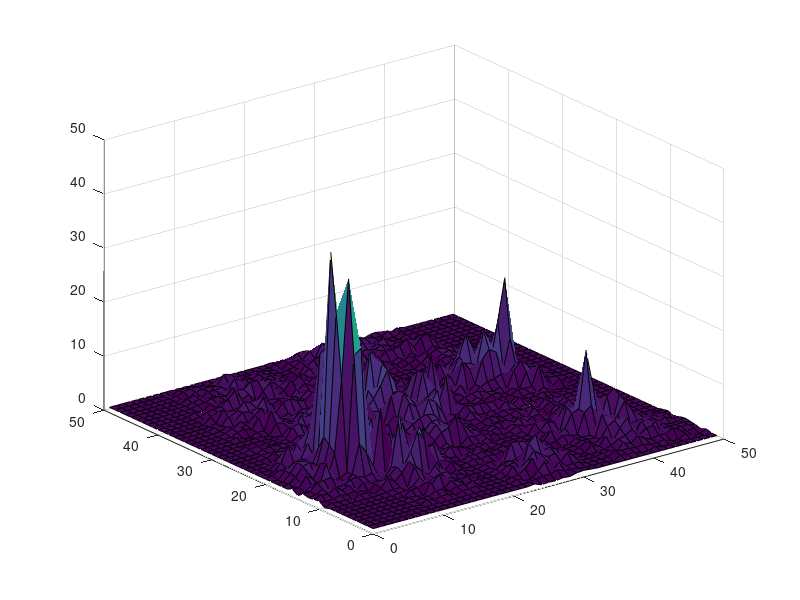

MATLAB code for this plot:
[x,y] = meshgrid(0:1:49,0:1:49);
z = [1.0 1.0 1.0 1.0 1.0 1.0 1.0 1.0 1.0 1.0 1.0 1.0 1.0 1.0 1.0 1.0 1.0 1.0 1.0 1.0 1.0 1.0 1.0 1.1608814119172162 0.6762200868978244 0.7883534429492869 0.7018735368441684 0.9056815133474999 0.7834518347156318 1.106606830459603 1.226994172488089 1.1107521584001243 1.0 1.0 1.0 1.0 1.0 1.0 1.0 1.0 1.0 1.0 1.0 1.0 1.0 1.0 1.0 1.0 1.0 1.0 ;
1.0 1.0 1.0 1.0 1.0 1.0 1.0 1.0 1.0 1.0 1.0 1.0 1.0 1.0 1.0 1.0 1.0 1.0 1.0 1.0 1.0 1.0 1.0 1.110643625572833 1.307484607376302 1.537313813279624 1.4991645460605725 1.9468105269637004 1.4508726792838615 1.323984284600515 1.215940209197498 1.0213809559231828 1.0 1.0 1.0 0.7206293850052448 1.5073667623896356 1.2329137060368751 1.3869817467153764 0.883490771316293 0.9531908439964116 1.3389111382214172 1.0 1.0 1.0 1.0 1.0 1.0 1.0 1.0 ;
1.0 1.0 1.0 1.0 1.0 1.0 1.0 1.0 1.0 1.0 1.0 1.0 1.0 1.0 1.0 1.0 1.0 1.0 1.0 1.0 1.0 1.0 1.4328908122230426 0.9425896241941176 0.6838799631090693 2.0520216578402737 3.2546860969055786 1.0083869031583044 2.63373192619033 1.4693631400506872 1.6466784731540094 1.506241083208544 1.0 1.0 1.0 1.1193400821289963 1.841702269447498 1.583565599330649 1.6156335256601901 1.3769455273854092 1.635488943441394 1.2704573653438678 1.1696160824792572 1.473135909274959 0.7815171755293016 0.7481350139225823 1.5473095249795865 0.6882438389449143 0.7728347050230184 1.310488673872217 ;
1.0 1.0 1.0 1.0 1.0 1.0 1.0 1.0 1.0 0.7739262645266527 1.4778319459761649 1.0916142209765654 1.3518700983957213 1.5006618342420324 0.8243065595424071 1.330407388789333 1.3825407901182145 1.5114462768920816 1.0 1.0 1.0 1.0 1.3561726044444133 1.523404012413218 2.3449567582208415 3.891805284798542 2.0162981587690214 2.840457743610564 1.7634286869414493 1.8908643451465044 3.094994339312713 2.0908957990311245 1.0 1.0 1.0 1.3625626269552633 1.3978734541495543 0.9804549611275221 2.1904829522685634 1.7075586532442335 2.743350919498178 1.9360423127905892 1.420335049013766 1.8893377452653386 1.700437668111113 2.527005445173223 1.7415741122887607 1.1683778100467064 1.378070167094994 0.8877390474349438 ;
1.0 1.0 1.0 1.0 1.0 1.0 1.0 1.0 1.0 1.1309154803516828 1.3401970541531854 1.3599544149790392 1.9357111085323462 1.958280260984664 1.1284407568895247 1.7592647478758054 1.7750439948880612 0.9345254925195399 1.0 1.0 1.0 1.0 1.0252202277090845 2.6503890985347924 1.8489722354099463 3.0021278203463653 4.4133514723349805 3.4422013715586433 2.5590019572335216 2.953375083788334 1.5792916628566969 2.28631812353931 1.0 1.0 1.0 0.9960696181192924 1.2411134398722485 1.5106088621547364 2.3749266772155715 2.692171010652457 3.5121423289117 2.1292981322584246 3.069413369788385 3.1109632479688676 1.7870852677425113 1.2672878332639304 1.5574491385358198 1.5658394885021094 1.664929911587627 1.1809868059613673 ;
1.0 1.0 1.0 1.0 1.0 1.0 1.0 1.0 1.0 1.323193479831063 1.2616314363932424 0.7673929112845452 3.154003710304191 1.8404838180510485 1.2529390769258246 2.4670331528209304 1.86906262789145 0.968294976052769 1.1410128014244068 1.1646248784677857 1.0 1.0 1.5311863387794111 2.297297207822476 2.546627728361675 1.0438948806963482 5.36668555099038 6.65339835940572 3.352429743403941 3.575465702092286 2.8051216069937284 1.4374019734768508 1.0 1.0 0.7639482424422425 1.9379587440157713 1.2340459552614613 2.7903138348829053 1.5284491382615584 3.622676137520437 5.178539708766877 1.272533120492038 3.8267912571934386 1.5470073368721389 3.141059162020119 1.3844003086364227 1.4783492633189201 1.4390493591180515 1.5291676461343442 1.3619011161662673 ;
1.0 1.0 1.0 1.0 1.0 1.0 1.0 1.0 1.0 0.9646144170349199 1.9602707312676593 1.9191681105232128 2.479642332576189 1.9201522196523861 3.4482255552082433 2.324219171130133 2.060992117717239 1.365422322575379 1.5877927299286982 0.7523829217794995 1.0 1.0 1.4928741923141506 1.9782580303563948 2.3575167288597205 2.2599103480592313 3.3423172313899605 3.2716795809248556 2.929159536144164 2.1668761627058606 2.559577125408263 1.2766095998320572 1.0 1.0 1.2986188813882507 2.1660854314891305 1.239218122576212 1.8311465691686748 3.759378864059945 4.645940161615979 2.7618334132656552 1.7058534813699835 1.8467084872215775 3.395822275939836 2.1243363038470737 1.2929331976765912 1.6003906698821924 1.1581880071645414 1.3218354751308348 1.5163807139181582 ;
1.0 1.0 1.0 1.0 1.0 1.0 1.0 1.0 1.0 1.1353299071027128 1.319419462962553 1.7844856484405889 3.0677208268461 1.4514683920143925 2.2254726732822214 2.8123013138652593 2.69590856590337 1.8761508863436283 1.6234245484117973 1.0541921801745306 1.0 1.0 1.3256847986162348 0.9321255184277776 1.790746232308303 4.959115801604635 4.7724518738337585 4.4563470531118545 2.6815121512571674 3.6176232277338474 1.8365960309500433 1.48008245287411 1.0 1.0 1.1702709926515564 1.8120311902920396 1.6299480716544346 1.6012038172835017 5.589396094827995 4.276286295083476 1.885882884099559 1.6700345538474073 2.460759621515271 2.67900407942584 2.248764240133615 2.234248980229676 1.3590577389343734 1.9553554724326356 1.3222676061745546 1.2882997829929366 ;
1.0 1.0 1.0 1.0 1.0 1.0 1.0 1.1034688684873626 1.2365704417956989 1.4087323136802516 1.4175570448562045 1.0113396757894202 4.646039192250322 3.5214771474559563 2.367544830957528 3.7369629974264007 1.8145085211594956 0.7869645219782956 1.9050058885030676 1.4874008701563075 1.0 1.0 1.559158914900415 1.65866916542067 0.7188607029662547 2.3798644937702904 1.162427508950377 2.6160368066216826 2.4632044791712406 1.4729611498941484 1.0409646679872397 0.9468747723406541 0.7018504077100021 0.8774165514012572 0.9890847950872486 1.7492538069280124 1.571598929712642 1.6299352521218706 2.2234924083808427 3.806397508168805 2.476183033673965 4.0333763515469006 6.2998764081944785 4.292297541472664 2.425118440861157 1.3763770432964033 1.7682077139642614 1.2511669774831695 1.9096041403728536 0.6855377487617802 ;
0.6993125836363512 1.2591115277305023 1.0306001401789977 1.152649754417735 0.708751118368272 1.4163849374334512 1.3967306763730765 0.7534350852110883 1.525692434347353 3.078987577744125 2.0092579514832014 3.377336532919681 5.1063782794735655 3.842986558325273 2.164711782854329 0.9884269509642801 3.591952922906507 1.4209491944598291 2.913863577168608 1.9119970634067114 1.0188448290472638 0.9961323688402086 1.0458347013534757 0.8982341653357744 1.10729771804297 0.6756956324436317 0.735935971180067 1.5215233109145012 1.0897032172065684 1.0 1.0 1.0 1.4083087360613278 1.419950344981468 2.204188695201791 1.8667902815975281 1.5392151516004968 5.328201837227982 6.363643443651026 2.852779776209405 3.8295427649568925 2.046501787758028 6.890315374496022 3.5252967971020808 2.6354587274664416 2.144059965921401 1.1154171009131082 1.4757023170518617 1.4738366700510712 1.4384996675829944 ;
1.4771745441375508 1.1226970531656024 1.2062560688717394 1.5398413913025748 1.3276188215156997 1.610917930476386 1.2758355525019356 0.9084463473173421 1.8916776396407333 2.1231917397828903 2.771128981643832 3.986464836766858 3.6459218286891053 6.048941709698982 9.5598871721566 7.592827397949256 2.8914557424971874 2.9615760600183916 2.636086963264456 0.6427181727683642 1.0930164260323312 1.147650823053911 1.5195258705021966 1.2506665637627676 1.4859310557467469 1.3108872863617538 1.6093829748552648 1.4012041780496114 1.0626824505763668 1.0 1.0 1.0 1.4979737362671621 3.042570418631258 1.9527744613821745 2.6511984739448256 5.149837499786083 5.538357639304583 16.102743298506205 8.967863511674974 2.2128436571341594 6.581393253891381 7.690978079984319 0.9048773921027283 3.0244736413374143 0.29960303952186496 1.3520811696934896 0.8510788558229324 1.2217500707365485 1.2476944105464547 ;
1.3634910980596515 1.8603912059991545 1.6221340945321563 2.468358600319253 1.677807427357653 2.1691461777710543 0.909384099538145 1.9448617769959606 1.5733198844746947 1.6537911409532442 1.6750159786293985 3.4196361960434793 11.685068509107312 4.718639135484718 1.9510333299272642 9.591320784492689 5.236857319748921 5.628463834174273 1.9474911772915655 1.486401914884244 1.4279425999931759 1.0697655951227498 1.759352236888522 1.54901980847458 1.8106798195357183 1.4005263687863594 1.5002129921083796 1.8545483664104894 1.0164361049077748 1.0 1.0 1.0 0.8637991755796202 1.9081631849870513 1.8632904152262935 1.5975988235710046 5.8301249714466845 4.920422602256202 4.775810554547292 4.0775308640238705 5.367869730098798 2.274057453308496 4.913736770562536 4.013937182398711 1.3135135978571053 0.7822876553370469 1.0 1.0 1.0 1.0 ;
1.1983961141596133 1.403719792714739 2.061995500841577 1.3501567670864265 1.7460173165231367 1.7078337389550422 2.4991020516489373 2.6501172610984014 2.2492223054535274 2.600171564203003 1.5386347379577345 0.3256367266702534 5.486220256661109 11.856525787992997 7.120167092885183 3.101662608228261 3.0668508306314264 4.8288740118633 2.031196328571576 2.2106127801681206 1.5722332320287153 1.4050607308379062 0.9241974312035279 1.6704679010778873 1.1960281112717934 1.277092465192922 1.1474968044511848 1.6374602965443459 0.724348324293992 1.0 1.0 1.0 1.1165412890273063 1.9887480050143445 3.383141122316995 2.789192444251595 3.7970392274670557 3.3195455053284553 1.891329344771451 2.449206702218441 2.6107120813120197 2.318899557027045 2.716494435226104 2.072193173230963 1.5733854460076082 1.439555055456935 1.0 1.0 1.0 1.0 ;
1.465166604172653 1.539904600089585 2.8496723144961504 2.952702614069604 3.1079070712910775 1.82248340347983 1.428024562318873 2.628017549367067 8.055157920080054 6.008154070725612 3.116283683909732 13.45083976843914 3.0380721099862376 4.318368510627555 3.4745474306779887 0.7782446436437223 4.519111033933659 4.385831073077608 3.7536825877666966 2.011566552325741 1.7877708457844164 2.936278602828887 2.2257719163762446 1.9711887230138947 1.2660756895179004 1.4244224288025398 1.7223819242082539 1.42755236228467 0.860153319736035 1.0 1.0 1.0 1.0575925448762098 3.0207247366163914 1.3749612342300808 1.7358009812908004 2.0674511089556002 4.349445202842113 3.5056205181966384 2.0755072455932 1.2205908665668164 1.0100647777571532 2.6568516582584403 0.9373029964806776 2.8187534037540862 1.556990292876617 1.0 1.0 1.0 1.0 ;
0.686172807794189 1.014192678012688 1.707398032957534 0.9436114005412546 5.267372262330845 1.9387556495546305 1.7369021075427717 2.5720741235206575 23.808988888209274 24.77017080967251 7.603297544843458 9.795816602139562 6.012373568266415 7.683366039592357 3.620173613018453 2.0566470015999467 1.9491833276251358 3.4782515526777646 2.7343599347701675 1.3586813647529998 1.5399178094422186 1.9934306760342546 1.9481136885615797 0.837382364728991 1.2296073439022939 1.3471769912054765 1.2493184153395567 1.8537378933050648 0.8182668933825439 1.0 1.0 1.0 1.3545692648248915 1.2694308335026345 1.405063338814688 1.9289614071645265 2.0197213226149304 1.4344104051551665 2.4072988522700016 2.683542228214859 3.268474943207656 2.6887488643331205 1.9022341203274673 2.380413137638281 1.6954734095834807 1.5071421809143903 1.0 1.0 1.0 1.0 ;
1.44262616667995 1.3259803177913658 3.2314216182696325 2.2502784059452456 4.823118674471088 1.9127730520394206 5.873567590222715 19.124570627735782 37.5213421946136 2.7619205151134807 6.1093702948392705 7.297797122284822 3.2278771704192484 7.035082394189067 3.172328306825096 2.5226136173484206 3.8870054111345884 1.7701621276155202 1.15635422256311 3.1545664888957607 1.3291608287811254 1.5039886331888914 2.1956175244305904 0.9332335082204305 1.0082859018053651 2.436710268578876 2.0051227681095964 2.2221636080243026 1.6729205465962342 1.5070828495684694 0.9470268276998333 1.1664680959291824 2.0895736689204107 1.5486238608108434 1.4797315400300084 0.8355634009024884 1.7004698515041625 1.421925398907481 1.2063649582643818 2.9364909271395434 1.277558553054974 2.7969021579707776 2.0922619770972832 3.1654268191375405 1.9147315631674862 1.4453403339538395 1.0 1.0 1.0 1.0 ;
1.0 1.0111941132089677 1.1040588381326952 2.8963083240310348 1.759294776409612 2.334679285222927 7.12609534970919 31.21299554102556 22.066946332273986 11.954245836466438 1.1694216214345217 6.171542214852924 9.870647214240686 5.546011669484971 1.7040048365329477 2.2056288825216965 3.0807252920512838 2.6339190852170735 2.5483691568144793 1.9395142485720651 1.1894978591602887 2.512700706095942 3.675914269282357 4.271009513090376 6.19536165450586 4.302307779813716 2.8206505485998585 2.4130244393923372 0.8139171710402505 1.5275639216889147 1.8838451329970698 1.0767407275669936 1.7160404608879616 2.587738969976111 1.387612965908076 2.1061031785019546 2.236698958138897 0.9232994408912536 1.9302289632045477 2.5021898590328155 2.011848084076425 1.9264926166462522 2.31347690691506 2.596625338332312 1.487998247482207 1.1946753116314572 1.0 1.0 1.0 1.0 ;
1.0 1.034884926543505 2.032199673548242 3.6762682138780116 4.056566472545566 3.2901626738044967 8.0537014130281 41.883355497505846 8.210959239348758 18.043143532599114 5.17565303111584 7.886790867154933 8.506596786692931 4.90148766383901 2.9916376781247176 0.7057516420287363 0.9429552204035477 4.9458304444407934 1.5312578513699904 1.541786561229166 4.762209725263483 3.2448284695999443 4.815808126454376 2.975424187605379 3.5493440916684844 2.4667815113707143 3.0557766117346037 2.4086340348387782 1.2782280091773088 1.2157588181102574 1.7736868214996742 1.9253839329936346 1.2367380757477802 1.608646391499553 1.8987809763567869 1.4521832972072668 2.9639287800484193 0.4489062812163583 0.804949596919866 2.3356014400329146 2.1399456678925657 2.6637424894232873 2.15879686301459 1.1841108296551102 1.114899695949849 0.9081527811216965 1.0 1.0 1.0 1.0 ;
1.0 0.9912185356200838 2.3219427607988408 3.993307425217722 3.832616244997971 2.1803121288265275 5.5327311927858025 23.526788903516756 10.214211919816153 7.669734645923282 6.917863385507824 10.172411773055144 9.709526368182248 4.645446878175211 1.388914096084015 1.995610775444503 3.1668256520625495 3.467039052751387 2.6888239015716606 2.345190627423353 3.5468681906359865 3.200996485349388 4.675537069481833 4.872231232898769 2.4104961452727123 0.8857643284727366 2.4764162027087444 2.804421195822739 0.8734318164067353 0.760838526108716 1.2745221833615021 1.4134338817894678 1.4736923993243847 1.1679459696592769 1.3951144844342855 1.3321730439367983 1.7213541870593714 1.587690740817057 1.6097317643920535 2.6585023810169046 1.8132811263292608 2.5133336243182636 1.7111369560815057 1.8437173106955218 1.418478656299195 1.0 1.0 1.0 1.0 1.0 ;
1.0 0.9226118823345797 2.2217550127877175 2.3283208945181717 1.7803224252284944 3.3784835213154336 3.7660967002858277 22.21571073783722 8.095625694416068 5.784354702776557 4.362636309964025 7.719914497976274 2.874067213503393 3.7143414162028194 2.0780932354085024 1.3814789168194554 1.806167974058164 2.5673488146354844 2.1837566402008948 1.1476092442901014 2.3586828503813395 1.5874935626500266 2.665290324219256 3.989578870173948 4.160654430787915 2.6545081050753203 1.4854642413586123 1.693272848278969 1.8836101728375088 1.1155608785442628 1.437388903722467 1.962374678547759 1.845436314789952 1.2650467236274439 1.472581244312443 1.9099598118440095 1.649008087155825 1.8676439335418444 1.249148022016741 2.499020891618855 2.3175029064997594 0.9563390042028559 2.0221227900984124 1.4573563750282506 1.1431744874503518 1.0 1.0 1.0 1.0 1.0 ;
1.0 1.321734746648703 1.903622570204723 1.690112378756072 2.6357688720326493 2.8410585504191777 5.550447435923411 4.947630593159372 10.3247522545418 5.052964859938713 2.3685944466144253 3.0020417971190057 3.3071160030351416 2.8012814568240625 1.2155089588776264 1.0847840570255483 1.9058279026696723 1.4523785645917955 1.929225108762997 2.0273872504220596 2.864356785856888 3.756698247981396 4.509403351481962 4.936870028800921 4.458990935606767 3.00640916600766 2.058922572573495 3.0963747058672086 2.3334402789328537 1.5568250914297925 1.6538166516583024 1.3632955899717545 1.264978736108035 1.5228486363408682 1.8013301433599929 1.5930798024996418 1.4988153693256723 1.8585771929425987 1.1218016150294303 1.0111813463468238 1.696433979618132 1.066443618894531 0.876974495072383 1.0 1.0 1.0 1.0 1.0 1.0 1.0 ;
1.0 0.7236346753342264 1.2634758405789088 2.463930812202801 5.44431732133087 2.854218030995048 3.299643886103631 7.198724159731103 0.7077255934613601 4.146688898860604 2.4003573258885407 2.0063509238924784 2.727444190133968 1.3863961732577463 0.6176630036300688 0.8859104454512305 1.089838289123847 1.4478468654222112 1.7147630986804843 1.3908528341294448 4.598279598463072 3.7561738643143925 3.1302086944092578 3.070569574883627 6.937283890274698 6.06596192559164 3.8085792742496793 0.49599028081009233 2.343700054180339 1.0907944265641891 2.5584322417051273 1.6095557580418365 1.3811695393127987 1.5990213890511522 1.378694766919214 2.683154437874393 1.6829007717819149 2.803660124419013 1.6773900487078217 1.2841118243964968 1.5396462847908579 1.4132692013471915 0.6682239763518837 1.0 1.0 1.0 1.0 1.0 1.0 1.0 ;
1.0 1.030099033277347 0.983803433550916 1.8402893207941162 0.6328384148827011 1.9967621579583938 4.387143570636864 3.3441212105125886 3.303392207557222 2.7870550509598173 1.464897033859654 1.5040841493193304 1.8348689575849344 1.2138019728485983 1.2823576238498404 0.5367317287164796 1.8574092085454663 2.9077168140801226 2.2208727233767043 3.7113622661175807 4.866259576974307 2.7568352102297613 6.484802904814412 5.389206447394653 5.761927619261269 5.0090283940245905 7.404059746952366 2.565117303214854 2.1574163253385787 1.8973004172790302 3.2836813112704504 2.7061859009356817 2.8197058375385007 2.520272107993602 2.4944260732949672 1.038629973478738 0.9948048616612245 1.1020953383458867 1.3997460341634436 1.3262533068404416 1.3614675220656813 1.7614990184828838 1.4541185653636743 1.0 1.0 1.0 1.0 1.0 1.0 1.0 ;
1.0 1.0 1.0 1.0 1.444103285540935 1.1154856048793815 0.9777969825310453 1.7682112593812387 2.179067169593588 1.5987141658338622 2.6611912036356222 1.9060180140491567 2.893299677251236 2.2333624512100507 2.1403483590105172 1.982141931249969 2.611261986097496 3.382358858572232 1.994078254956611 2.8399349979185726 1.3958840435380935 2.9657990372175616 7.862201347932071 4.714690399585281 1.0229939637104415 4.842437324641734 3.8818352726346577 3.9400502733932274 8.946926141774924 3.1577094079991332 1.9878138990565462 1.470644670482545 1.635677591222084 0.7502588687473717 1.4096164076143247 1.0551350637744783 1.553489747869359 0.6447540702275683 1.4718100874694768 1.166291104448459 1.546479203781223 1.259766269355003 1.896113656954355 0.9302141274017556 0.7414800811243071 0.6767974919801156 0.840469307179216 1.0 1.0 1.0 ;
1.0 1.0 1.0 1.0 0.8161648033870329 1.5821832927012929 2.1373813314113517 1.552081303477868 1.845365489417651 1.894459717403605 1.7680658061177423 1.4182364294134373 0.9294567667484225 2.355688949477127 2.4010145365655324 2.4859501708775182 3.2649603182562212 2.6943449590940274 2.075701681671185 3.255814132857119 2.647962650458498 7.2120877902948415 7.744459803515405 2.9642788123975343 0.9855958821815528 2.7210328957010277 4.557247252585462 2.458501793148643 3.2061850710375555 4.12355674333103 0.8319323925381625 1.564310035120033 1.1036956250236132 1.5231923906069325 1.9414550279409486 0.4884108232805442 1.3926598069924823 1.383174680267611 1.2979570291598965 2.045377056496841 1.919573566322058 1.9082789625385912 5.515299824963211 2.5693453140313056 1.0397033525813948 1.962799111427872 0.7925740981671516 1.0 1.0 1.0 ;
1.0 1.0 1.0 1.0 1.1473950212205195 1.7902138034781117 1.7176029412896883 1.52847770045944 1.0427930821882336 1.675089171965057 1.083519980460515 1.5429396259047807 1.1254329122338511 1.4421250648664414 1.8797053591362287 3.003802007559621 2.201989274153238 0.8057921406090836 7.254887442623274 4.494256521133678 4.200428017236884 3.914342697642319 6.964379210577533 4.81772655648479 1.5526401499325935 4.121654435065439 3.800769575990604 4.597467256506523 5.712286413712216 2.6598465980108124 1.3512166754079054 1.170022149845847 1.3493468596395997 1.1917896303653595 1.8678148049231176 1.0002571510595342 1.6035577663456348 1.6676008691463418 1.1695858575723757 1.809535126243201 1.2488526479692492 4.174645648926403 3.582046380764316 1.9991385084754052 2.0085204145941664 1.0104715041554317 0.9396474484207249 1.0 1.0 1.0 ;
1.0 1.0 1.0 1.0 1.2523421906455665 1.309560832476485 1.2871768624923525 1.5755871284285035 1.4531633553173642 1.4272148429233624 2.038604808594971 1.433869044283762 2.3065359400369014 0.8162249337115272 1.620245098063435 2.3275152602400206 3.0036680118138874 2.188715303459014 5.340787342810144 4.469495750912087 6.081175763156803 8.177129520597374 10.718857523709888 8.280784251991879 0.6922377617384335 4.4485543201075926 2.276612376933113 8.584475856286945 2.718014210034088 3.7065830809412486 2.0910903095907036 1.1217070542402878 1.1544102718990803 1.7851329212012588 2.125731018184217 2.252952511099687 1.7517600875803536 1.4363840053103782 1.892470308164476 1.0458341207579844 4.3483387476807245 5.819083608718487 3.8706844802224647 1.5421250419126553 2.1406200236198845 1.2869823226677783 1.173331149249313 1.0 1.0 1.0 ;
1.0 1.0 1.0 1.0 0.9502387985064711 1.4981820453833627 1.647981942903324 1.6836145747991274 1.5788891928442759 1.4680054688339574 2.2625562982082794 2.0278986156410976 1.237614389193434 1.2618069262583047 3.285373032717836 3.068311872345609 1.509625639181937 4.604692936379284 4.627104161292353 2.4273052718921293 7.167327788200622 5.788383271118831 11.383602547014565 5.348450847058 4.597014233514773 5.526465621594445 3.234776222121081 8.282511207150188 2.6112081374280374 10.484167657110982 3.2232164154233756 1.7635507400320987 1.9222952316529829 1.858622606323412 1.4774235220146914 1.2395265904012098 2.2010296400482465 2.7719234322073945 3.0600193876679302 3.5313125697401815 3.200781974344098 4.758874242510291 2.2863042891252436 3.5865759837701026 3.1586604517315857 1.71195730646605 1.3505980226196614 1.0 1.0 1.0 ;
1.0 1.0 1.0 1.0 1.443303692608811 1.6831370736841345 1.1616212338959309 1.2677542069209427 1.2274368132285416 1.5602920695105573 3.5317631874286914 3.7880945351792157 2.6902050800037145 3.7675982772253933 1.7083496955458588 1.7339945582783816 1.7084354895587586 1.9949324495705476 3.0860800035104465 2.7555281507843117 2.6887008014648015 13.348521955294968 8.673802957311414 5.863376925856969 3.735653446879785 3.6338587106460323 3.940669916050763 6.947231733347926 1.7086750980822492 3.8831162026270296 1.4434605312998516 1.2681697956282483 1.8810692221419107 1.6532239881691395 2.7520997171248327 1.0361514862556023 2.2357077930546025 6.398332095796868 7.988451042917331 7.112336673542338 3.6306856516984847 9.002124644757707 3.660257155263655 3.7942521781535015 2.5108265032109043 2.2934653379714725 1.0616388635477239 1.0 1.0 1.0 ;
1.0 1.0 1.0 1.0 1.3508280092903115 0.7494769757853078 0.7241550260279561 1.1322397030540021 1.2685456883494861 0.5444506129438357 1.022369373111318 1.8213991065100603 4.526962891836353 3.0374551004387005 1.9580221289215651 2.940376986832938 3.033538855057693 1.1920781052645362 4.323933005265618 2.5997765954573246 5.017365859958059 9.681764294096961 11.690456699806084 7.791822503969889 4.001586118496983 3.672890217224791 1.5391240801620938 4.738456389897838 2.6315785676970895 2.215982958300676 0.972911890445085 1.7477808994699318 1.0403462200085338 2.2603284126803156 2.006334111809771 6.426241607673786 4.546961525348799 4.805293585612134 10.954113751735155 5.078094053654834 11.958799921332924 19.74162949805751 3.1586162142570124 2.3343647444504048 2.098353898047278 1.2870579448464619 1.511746251568202 1.0 1.0 1.0 ;
1.0 1.0 1.0 1.0 1.0 1.0 1.0 1.0 1.0 1.0277245724430615 0.8968444563644995 2.130893032262605 2.4079739685645998 3.091036126306517 3.4391542938203576 4.355128396748766 4.020709086877459 1.0164563792743453 3.3436717201910455 2.75237480209953 2.492457118498093 5.834375509723102 7.457516294361366 4.877857390491722 1.7272953986141129 2.3652640789291355 3.1264579729708455 1.5656917456986148 1.8374765199587353 1.4394124562129362 1.7577469828791017 1.9295867354174407 1.1963032922047507 2.495075036135812 3.541655950678631 3.899514416261814 5.222618102702681 4.815246606545651 4.83257341536013 4.20287662774455 6.353592553505496 2.7673495884574493 5.654826775229224 1.5251087458976105 1.5443267905458615 1.5194907986576967 1.0 1.0 1.0 1.0 ;
1.0 1.0 1.0 1.0 1.0 1.0 1.0 1.0 1.0 0.7567971723387948 2.8482646131693587 2.42958248655779 2.015044400957577 1.7767430263404285 3.3355966211528543 4.0719958213956 4.792444873421709 3.6040971822560315 1.306821150287325 1.5470578764519367 2.9084759718855673 2.7010907684545433 6.267764487400284 4.094283783926641 1.935048427177652 3.008898718182953 2.014772403562325 3.2710989802979404 1.5497919418257846 2.4655844903038564 1.7251917999361477 1.3253875855484516 1.5749156998896634 1.4598143582309924 3.1628124199992134 3.176028132325625 5.967081974631511 9.84739806937871 6.81508414845287 3.5728576795497435 2.8886814701265773 6.254065376994431 2.3295906886793216 1.4670712985909855 1.0 1.0 1.0 1.0 1.0 1.0 ;
1.0 1.0 1.0 1.0 1.0 1.4421121418144127 0.8374300040104061 0.6976088583351142 1.3578285970896589 1.2278866980451328 4.66071643243759 2.4337519788016064 1.7974837541003559 1.6739761821051025 2.86927008068095 1.7006034267759 2.084940118850192 1.7965456052351874 2.2960082842289804 2.364175235090161 1.3794697452464968 1.6303888902899402 2.0874372693511347 4.912282787328965 1.7267974820586873 2.471282797754965 2.714215336486304 2.332947989161495 1.1608380683598825 2.3606113454662867 1.5314781940158984 1.2723090841787423 0.9934630092311745 2.4929406436555377 4.864903000458661 2.4955773165944337 4.10886301729827 3.8392378588944007 4.1364827172296765 2.578022118181438 2.410415444181009 5.874999257750098 2.0697547938798464 0.8979457764056114 1.302634323542253 0.8989443297251598 1.0 1.0 1.0 1.0 ;
1.0 1.0 1.0 1.0 1.0 0.9913350593539393 1.539521851670816 1.9093864729357648 1.4083517424688559 3.228708955881709 1.8336088163152986 1.7685071105823633 1.538206939725019 1.5883265736447 1.7650908857218577 2.5999958332946034 2.467624819231033 2.5369515031938605 2.8331004936518758 2.706727622615414 1.8597658770063858 2.0917438764132186 3.367689378637558 3.356370013949522 3.1434422853080424 2.9473169905043886 3.3402999670520255 2.4941239616310984 2.1005710261863193 1.90968509971778 1.7935523465916918 1.375334599793889 1.7493846885449167 1.7527657929460307 3.155982010794083 1.888622903888287 2.400020686044529 4.575318551320646 3.1300766084684515 3.2175979304089934 3.0213736132743607 2.381056259929422 1.846235667344213 1.5101805220602484 1.780176312646593 0.7793953213226656 1.0 1.0 1.0 1.0 ;
1.0 1.0 1.0 1.0 1.0 1.2806337525886384 1.8850101848858243 1.3320280602077321 1.7728914591631804 1.0249527428363132 1.4009878238805802 1.781091715692071 1.5957941274471348 1.3072360372673513 1.8343421476877122 1.6226318340700492 1.726548851066889 1.1219396775882866 2.5514118740628047 0.9631397662259638 1.7277842148108322 2.5526433488574636 2.2063624032504716 0.7466760588400486 1.2435977855511526 1.7936370836522593 3.0499891499019682 2.4579593856648656 1.4016258094753922 1.0024274810226246 2.6682044007483214 1.177531098604991 1.3598551785821997 2.30431709738785 1.7291253619467746 0.6771892709148928 1.9005958820674163 1.652393762109284 1.9549819953649905 4.2493716653325935 3.146368705565799 1.3072456622716135 1.7536664950566512 1.8211398725392067 1.2964864693937637 1.4737340847919276 1.0 1.0 1.0 1.0 ;
1.0 1.0 1.0 1.0 1.0 1.170984641704043 1.7063870493818438 1.240593958335246 1.911233510071558 1.3628589235389443 2.5156974886963757 3.392188665952124 1.999877449899674 1.9150471407327763 3.4015488117014763 3.7017912501257784 3.0360240682186803 2.634514462156112 0.9794675420505852 3.684131753518242 2.2313327345528307 2.37174534186551 1.3423515940376063 1.7544861585584481 2.0143000147770733 3.092069136461464 1.8901572110533964 1.789835144173452 1.255793418250514 0.8169299887003508 1.0046028752832026 1.087931459231969 1.4831992501586169 0.5756450020438569 1.4111951047223124 1.2670437901332636 1.908613639843498 2.0438670945260795 2.5320850091500855 2.119980796258658 2.9133590088242465 1.4500842978155788 1.241470966339181 1.9529411529390293 1.807706568405024 1.224522654355248 1.0 1.0 1.0 1.0 ;
1.0 1.0 1.0 1.0 1.0 1.4525315679368371 1.2861478428126416 2.8795219745288616 1.7382918620254018 2.9055753170733625 2.577931953943382 2.8362104095505303 4.5225667455602006 1.2414966257028275 0.5014579093921803 1.9924216831888641 1.6729217509194707 2.507379972204332 2.0137494380291465 3.014843504710489 2.1944279085882794 2.2643576970244355 1.3113543629703859 1.730748112831965 0.7683539397528383 1.2477887209747702 1.7916095712799798 1.1510848766605246 1.4242486281998206 1.0 1.0 1.0 1.0 0.8707369795163573 1.4146133357878181 1.4433032002267487 1.0924216129309303 0.8421698827430878 1.4357373684050856 2.291710626385655 1.0854705930670774 1.3585096888839803 1.8151453756835778 1.077543693963317 1.786150451614719 0.874776897119192 1.0 1.0 1.0 1.0 ;
1.0 1.0 1.0 1.0 1.0 1.1000903449071342 1.4021457058560052 3.6068785327971837 1.9200050079853614 2.6694887628383133 4.039889865267897 3.4391026892557943 1.8375139396413604 1.9405717350892182 2.2413745624834234 2.639616191487002 1.318407333573796 1.3568986596664052 1.7677716648819655 2.942491402687113 2.2650140478816705 1.7691918962859874 1.825612154822798 1.2591168758382472 1.7659046869534945 1.6452243017462718 1.0826537458269123 1.0 1.0 1.0 1.0 1.0 1.0 1.0 1.0 0.9630220010534267 1.275421169124109 0.7503659572034089 2.1331588732257245 2.2573765772028014 2.139613085204961 1.6717746165476985 1.3669703335868966 1.3638627046822116 1.1272416928563198 1.5387587184229101 1.0 1.0 1.0 1.0 ;
1.0 1.0 1.0 1.0 1.0 0.9739561356801738 2.1133877494074125 2.6569973853782503 2.241086348968908 1.2765961441788094 1.5805068872062134 2.3211014381633968 3.1515877390141087 1.4022855131792626 2.1834210595993877 1.3757559889700393 1.2725753594686342 1.525313086226332 1.7308980125065658 1.1056863401102235 0.9071870681384906 1.5883820477644153 0.5840124394110326 2.6229822647640977 0.7144660245203868 2.1959302585053297 1.3949134849443703 0.9308154586597632 1.1167521982595565 1.0 1.0 1.0 1.0 1.0 1.0 0.7556573218529055 1.5910862927132738 2.7041900876908294 1.498289031690441 2.218921997992086 2.5939134797829233 1.8152720206799662 1.4437273742504777 1.8478997486128892 1.6341366396318309 0.8018384640505978 1.0 1.0 1.0 1.0 ;
1.0 1.0 1.0 1.0 1.0 1.0 1.0998051081197242 1.1114316340504262 1.5403261970799513 1.6228086285437437 1.5183095771272161 1.9010154877066119 1.3516361703918007 1.328759261155002 0.6574677591178097 1.6477853221255165 1.5420061472489819 1.2487787890402104 0.8469440587493784 2.3110018272955855 1.050351370153006 1.0031679814378907 0.9954194610309011 2.7261007516015208 2.6405615957147663 2.478809610839767 2.018026871265263 1.2707264727818706 1.7044206578249272 1.1958276266944825 1.2107067142652554 0.8168003134233923 0.8633945364079739 1.3800512141546748 0.7122089485918537 1.3867307558954438 1.8493476187470104 1.7718648474260654 2.160067027597392 2.604041928100387 2.506081407188965 2.4995331220790677 1.451940526615148 1.4638267875130595 1.4802465188021232 1.3981301654869203 1.0 1.0 1.0 1.0 ;
1.0 1.0 1.0 1.0 1.0 1.0 1.2147899220938774 1.7142710303413569 1.948570395195099 2.1292119747109806 3.1296771361520124 4.288936077450706 2.2657396709131143 2.985612356253952 1.308018507724737 2.854675337748726 4.102638896315134 1.2802758104629335 1.8680912337698203 3.5584569533881445 1.3625752823486244 2.1894098662565953 1.3389330959063208 1.7791903423245379 1.8793749539465556 1.801026188429945 2.2990862319330105 1.251734568735161 2.621175005764148 1.976610986370083 1.0301426644040452 1.499890380265561 2.481443039909873 1.7942318722046997 1.07771244661945 1.624326701299336 1.916125684156796 1.4674056613027266 1.8174088782429925 1.4229544557961662 1.1989727790604587 0.8558776937286813 0.8521970262981156 1.3036964471611654 0.7439171985003384 1.1173052142019904 1.0 1.0 1.0 1.0 ;
1.0 1.0 1.0 1.0 1.0 1.0 1.5543204808994109 1.242874746969076 0.6711000220337004 1.4494461278708093 2.1526335479798973 2.371282041723829 3.712769071660044 3.3730323223787972 4.505823522002854 4.340459427181355 1.4572810396326659 1.4119065931687254 2.3059336731621993 2.691073308512679 2.448160057336802 3.086834129579703 1.3525075479503337 2.048927968068674 2.4921157216243834 2.071416007494495 3.2749002079790817 2.0139341428916717 2.7162252074150257 1.6046055461479094 2.3847032981398586 1.4861199373303167 2.9664557966074816 1.4989754122964842 0.9281075003034057 1.595847548648592 1.1557967804626874 1.7698809882209798 0.8576201184470362 1.0117676952676875 2.111058428997475 1.2599222314973295 1.0 1.0 1.0 1.0 1.0 1.0 1.0 1.0 ;
1.0 1.0 1.0 1.0 1.0 1.0 1.0 1.0 0.6832571309728392 1.6775425509024993 1.292466123229475 1.6919429739231613 1.3659590258798797 1.1296770651357115 2.964938427660828 2.1693763515940243 2.290535086039354 1.7251585839054804 2.539649184507173 1.6539187813548948 2.074551970371664 1.9428352588391047 0.471697289750878 1.7494216442682753 1.5417978262815488 2.4904656213561727 3.914739215879846 2.628676976873355 2.2268006120766666 2.156266478516313 2.3264808774560795 2.9348483528036233 2.093149272398564 1.3634944470950223 2.723647404331761 2.6252410580951775 2.8176137726182375 3.9355255075000306 1.935056559354094 3.4899607610387187 3.7656908882533235 2.0805005994626375 1.0 1.0 1.0 1.0 1.0 1.0 1.0 1.0 ;
1.0 1.0 1.0 1.0 1.0 1.0 1.0 1.0 1.3641882557302987 1.4686907534317668 1.8512160439705703 1.9081106001313206 1.5516519477643167 2.867409547120877 1.5356555557732467 2.184711751657152 1.672198528658321 1.6553924864444025 1.7494279627044378 1.4587154552854575 1.6289580325445152 0.736416749250929 1.1322071581299546 1.8643173903392145 2.4543614192048215 1.7618736116712062 2.2904236736077084 3.5203979256824627 1.433258471765754 3.2387261979546795 2.0505596826953485 1.3349747736336903 1.7178197494636436 2.482024808109105 2.293588703855355 1.3024515853770249 0.7650179358612382 0.9913670314550237 2.445168010790798 1.2760225262518772 1.339949102402863 1.9057518735092633 1.0 1.0 1.0 1.0 1.0 1.0 1.0 1.0 ;
1.0 1.0 1.0 1.0 1.0 1.0 1.0 1.0 1.3098297702084998 1.6295352332355753 1.233392989605203 1.3904139823643438 1.5478758589986257 1.7534170198321777 3.698125480055693 1.741023071164836 1.8974631944438285 1.1728062005765354 1.8457808594490164 1.8525031456570127 1.2436545056316675 1.553171599419192 0.677939770092337 0.9891546975759452 2.39584071949018 1.5547164047319275 1.353365907665817 2.2422421371269983 2.64998050455309 2.94273036466825 2.631101944894809 2.7587661398425376 2.3583889912940736 2.4219044059614676 2.0218750586229253 2.5421356240960935 2.1316927176566867 1.5395132471085882 1.8058419173704372 1.4414977190338516 1.3895304783232585 0.995957379158855 1.0 1.0 1.0 1.0 1.0 1.0 1.0 1.0 ;
1.0 1.0 1.0 1.0 1.0 1.0 1.0 1.0 1.5185434694691735 1.903757933202028 1.0773061265006323 1.8475905629052214 1.7955622181412945 1.9905538245705376 2.046977912582934 2.8375512040998183 1.7857478755668859 1.1462610686634487 1.1949399963525529 1.5671026187483208 1.687562391575727 1.1406190899360618 1.0 1.2856982925840665 1.430440425830328 1.4845129441717837 2.4706086616206373 2.828161373765316 3.985613045714092 1.9606798391215414 2.8879781020242707 2.0805021848595313 1.5188056046711451 3.1984420967176304 1.5577706320294618 2.258075667969617 3.0584737122794814 1.2565741368302632 1.4617523930862195 1.419887380185443 1.5533984892006008 1.0805376952939627 1.0 1.0 1.0 1.0 1.0 1.0 1.0 1.0 ;
1.0 1.0 1.0 1.0 1.0 1.0 1.0 1.0 0.784286816697045 1.102481247472091 1.68125932625992 1.8534598383616445 1.9252071461986715 1.6884095033637065 3.5791650932443377 3.1436516569887005 1.0121965059973441 1.705223089712299 1.2577352275293938 1.7607144573910962 1.5236427095327798 1.1891196723447355 1.0 1.111647427694281 1.3479665118992714 2.1110031414278416 1.5837528459133723 1.8802002656359647 4.406867280623336 3.789415306971199 3.2804889135033766 2.505460104670476 3.5295842659580248 0.7059278957104719 2.2687989527468257 1.7367199213151479 2.2403159745975665 1.5748848974296834 1.3471280089968005 1.2502671406248849 1.797403119127253 0.6921791628742717 1.0 1.0 1.0 1.0 1.0 1.0 1.0 1.0 ;
1.0 1.0 1.0 1.0 1.0 1.0 1.0 1.0 1.193375052639184 1.6470190452133888 1.7979558801294897 1.905044243744964 1.6576821692896704 1.436556899294165 1.1859105114696302 1.799001018053963 1.3427006343806347 0.9306563585146768 1.349882201670821 1.1187280555566281 1.5621219694691486 1.3205995892998348 1.0 0.6766666736696988 1.6220989645931847 1.7949213204982357 1.5433204252397754 2.885789895611528 1.57298758462869 2.356148397729443 1.9159666430883326 1.8873853785806671 1.9701481132248342 0.20705848608034638 2.9980393397525833 2.3250483011528282 1.2775898939764678 1.169450086841298 1.2409749471984588 1.1384448631479798 1.6350412986763083 0.7992017014055631 1.0 1.0 1.0 1.0 1.0 1.0 1.0 1.0 ;
1.0 1.0 1.0 1.0 1.0 1.0 1.0 1.0 0.6735335508989633 1.359681668629605 1.4301485220705652 1.45878087179642 1.1308142667159322 0.8352891904945208 0.9511711275762397 1.2969345638470537 1.418720484863494 1.0 1.0 1.0 1.0 1.0 1.0 1.2564993032489205 1.8022854697652013 1.0033677437132171 2.3565040199293907 2.35693518376265 1.2796835780853968 1.8832959922546466 0.7919183741425218 1.2996116391715793 1.2290323542818375 1.1915154426972312 1.1374588483304766 1.867208338109568 1.8728082174938687 1.272073883152923 1.2779642581865454 1.9165363069535617 1.2796096413242557 1.0328324454990776 1.0 1.0 1.0 1.0 1.0 1.0 1.0 1.0 ;
1.0 1.0 1.0 1.0 1.0 1.0 1.0 1.0 1.0 1.0 1.0 1.0 1.0 1.0 1.0 1.0 1.0 1.0 1.0 1.0 1.0 1.0 1.0 1.148202828974116 0.854112143755298 1.0272280311582698 1.0581022299009992 1.208766870934801 1.3035938358426846 1.0438676297495921 1.0 1.0 1.0 0.8101738110787007 1.224615875051909 1.2493742761494566 0.7591386298192846 1.4160068794266145 1.5345550230232585 1.2373896811092806 0.7348430308550613 1.3290937680843526 1.0 1.0 1.0 1.0 1.0 1.0 1.0 1.0 ;
];
surf(x,y,z);